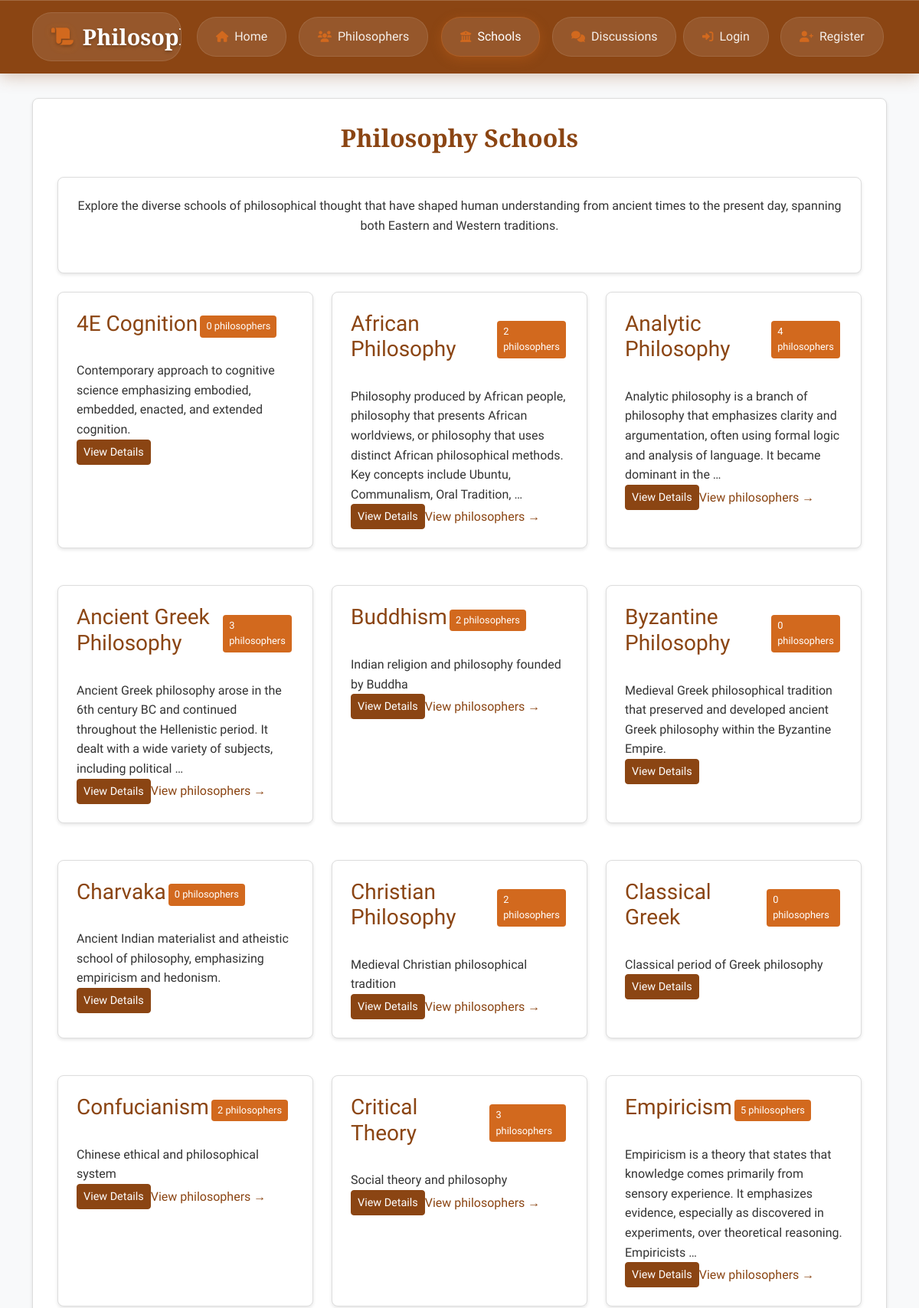
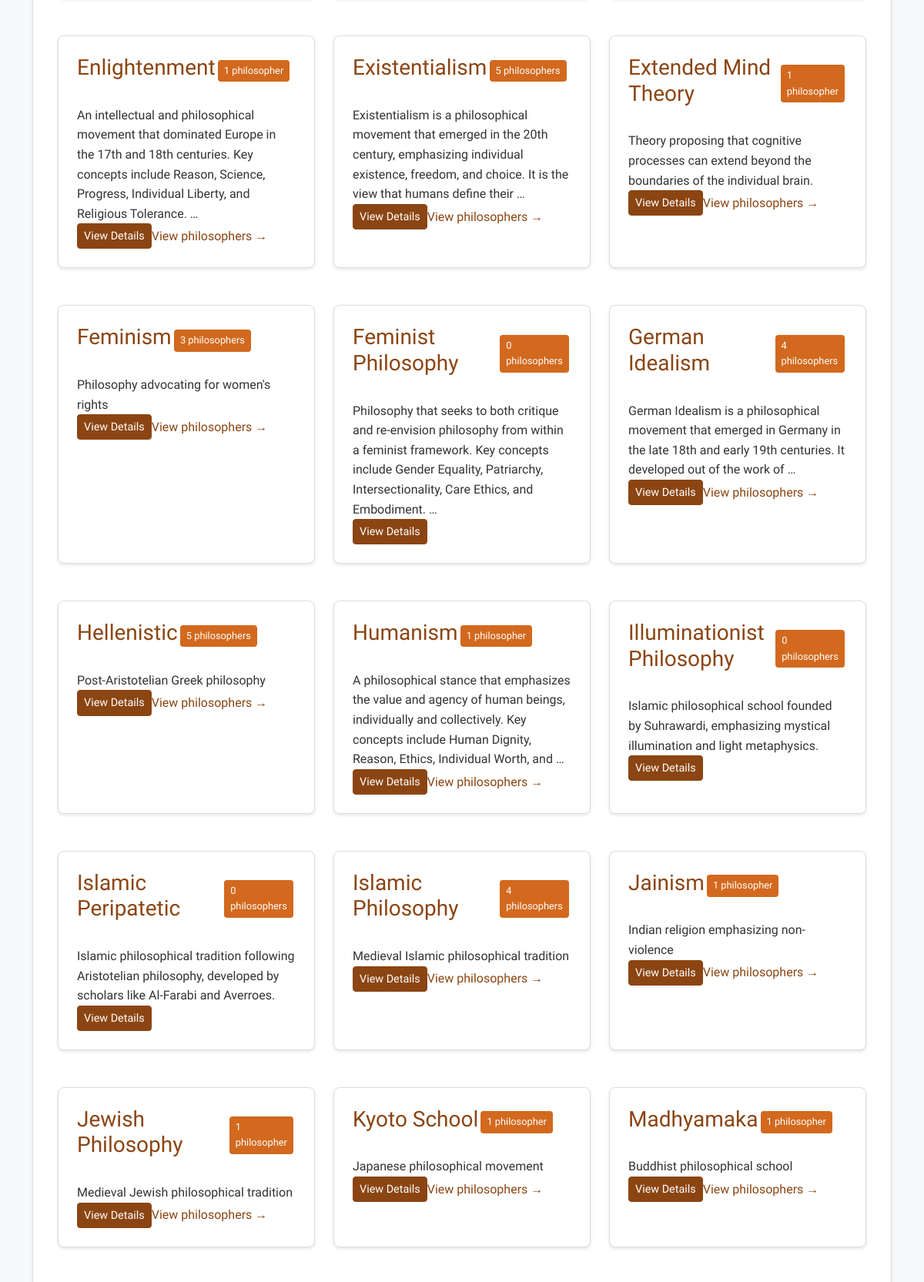
Screenshot of /schools/ (upper part) with the database file from the repository (2 pictures, top to bottom).
### philosophers/models.py (models this page shows, shortened)
class PhilosophySchool(models.Model):
    name = models.CharField(max_length=100)
    description = models.TextField(blank=True)
    class Meta:
        verbose_name = "Philosophy School"
        verbose_name_plural = "Philosophy Schools"

### philosophers/views.py (the view)
# urls.py: path('schools/', views.school_list, name='school_list'),
def school_list(request):
    schools = PhilosophySchool.objects.all().order_by('name')
    schools_with_counts = []
    for school in schools:
        philosopher_count = school.philosopher_set.count()
        schools_with_counts.append({
            'school': school,
            'philosopher_count': philosopher_count
        })
    context = {
        'schools_with_counts': schools_with_counts,
    }
    return render(request, 'philosophers/school_list.html', context)

### templates/philosophers/school_list.html (shortened to what this page needs)
{% extends 'base.html' %}
{% block content %}
<div class="max-w-6xl mx-auto">
    <h2 class="vintage-header text-3xl font-bold mb-8 text-center">Philosophy Schools</h2>
    <div class="vintage-card p-8 mb-8 text-center">
        <p class="text-lg mb-4">
            Explore the diverse schools of philosophical thought that have shaped human understanding
            from ancient times to the present day, spanning both Eastern and Western traditions.
        </p>
    </div>
    <div class="responsive-grid">
        {% for item in schools_with_counts %}
        <div class="vintage-card p-6 hover:shadow-lg transition-shadow">
            <div class="flex items-center justify-between mb-4">
                <h3 class="font-bold text-lg">
                    <a href="{% url 'philosophers:school_detail' item.school.pk %}" class="vintage-link">
                        {{ item.school.name }}
                    </a>
                </h3>
                <span class="school-tag">
                    {{ item.philosopher_count }} philosopher{{ item.philosopher_count|pluralize }}
                </span>
            </div>
            <div class="text-sm mb-6 leading-relaxed">
                {{ item.school.description|truncatewords:25 }}
            </div>
            <div class="flex justify-between items-center">
                <a href="{% url 'philosophers:school_detail' item.school.pk %}"
                   class="vintage-button px-2 py-1 text-sm">
                    View Details
                </a>
                {% if item.philosopher_count > 0 %}
                <a href="{% url 'philosophers:philosopher_list' %}?school={{ item.school.pk }}"
                   class="vintage-link text-sm">
                    View philosophers →
                </a>
                {% endif %}
            </div>
        </div>
        {% empty %}
        <div class="vintage-card p-8 text-center col-span-3">
            <p class="text-lg">No philosophy schools have been added yet.</p>
        </div>
        {% endfor %}
    </div>
</div>
{% endblock %}

### static/css/style.css (style rules this page uses)
body { background: #f8f9fa; color: #333; font-family: 'Georgia', serif; line-height: 1.6; margin: 0; padding: 0; }
.vintage-header { font-family: 'Playfair Display', serif; color: #8B4513; text-align: center; margin-bottom: 2rem; font-weight: 600; transition: color 0.3s ease; }
.vintage-button { background: #8B4513; border: 1px solid #8B4513; color: white; padding: 0.5rem 1rem; border-radius: 4px; text-decoration: none; display: inline-block; cursor: pointer; font-size: 0.9rem; transition: all 0.3s ease; transform: translateY(0); }
.vintage-card { background: white; border: 1px solid #ddd; border-radius: 8px; padding: 1.5rem; margin-bottom: 1.5rem; box-shadow: 0 2px 4px rgba(0,0,0,0.1); transition: all 0.3s ease; transform: translateY(0); }
.vintage-link { color: #8B4513; text-decoration: none; transition: all 0.3s ease; position: relative; }
.vintage-link::after { content: ''; position: absolute; width: 0; height: 2px; bottom: -2px; left: 0; background-color: #8B4513; transition: width 0.3s ease; }
.school-tag { display: inline-block; background: #8B4513; color: white; padding: 0.25rem 0.5rem; border-radius: 4px; font-size: 0.8rem; margin: 0.2rem; font-weight: 500; transition: all 0.3s ease; cursor: pointer; transform: scale(1); }
.school-tag:nth-child(2n) { background: #D2691E; }
.responsive-grid { display: grid; grid-template-columns: repeat(auto-fit, minmax(300px, 1fr)); gap: 1.5rem; margin-bottom: 2rem; }
.text-center { text-align: center; }
.mb-4 { margin-bottom: 1rem; }
.flex { display: flex; }
.items-center { align-items: center; }

### rows the page displays
PhilosophySchool: school.name "4E Cognition", philosopher_count "0", school.description "Contemporary approach to cognitive science emphasizing embodied, embedded, enacted, and extended cognition."
PhilosophySchool: school.name "African Philosophy", philosopher_count "2", school.description "Philosophy produced by African people, philosophy that presents African worldviews, or philosophy that uses distinct African philosophical methods. Key concepts include Ubuntu, Communalism, Oral Tradition, …"
PhilosophySchool: school.name "Analytic Philosophy", philosopher_count "4", school.description "Analytic philosophy is a branch of philosophy that emphasizes clarity and argumentation, often using formal logic and analysis of language. It became dominant in the …"
PhilosophySchool: school.name "Ancient Greek Philosophy", philosopher_count "3", school.description "Ancient Greek philosophy arose in the 6th century BC and continued throughout the Hellenistic period. It dealt with a wide variety of subjects, including political …"
PhilosophySchool: school.name "Buddhism", philosopher_count "2", school.description "Indian religion and philosophy founded by Buddha"
PhilosophySchool: school.name "Byzantine Philosophy", philosopher_count "0", school.description "Medieval Greek philosophical tradition that preserved and developed ancient Greek philosophy within the Byzantine Empire."
PhilosophySchool: school.name "Charvaka", philosopher_count "0", school.description "Ancient Indian materialist and atheistic school of philosophy, emphasizing empiricism and hedonism."
PhilosophySchool: school.name "Christian Philosophy", philosopher_count "2", school.description "Medieval Christian philosophical tradition"
PhilosophySchool: school.name "Classical Greek", philosopher_count "0", school.description "Classical period of Greek philosophy"
PhilosophySchool: school.name "Confucianism", philosopher_count "2", school.description "Chinese ethical and philosophical system"
PhilosophySchool: school.name "Critical Theory", philosopher_count "3", school.description "Social theory and philosophy"
PhilosophySchool: school.name "Empiricism", philosopher_count "5", school.description "Empiricism is a theory that states that knowledge comes primarily from sensory experience. It emphasizes evidence, especially as discovered in experiments, over theoretical reasoning. Empiricists …"
PhilosophySchool: school.name "Enlightenment", philosopher_count "1", school.description "An intellectual and philosophical movement that dominated Europe in the 17th and 18th centuries. Key concepts include Reason, Science, Progress, Individual Liberty, and Religious Tolerance. …"
PhilosophySchool: school.name "Existentialism", philosopher_count "5", school.description "Existentialism is a philosophical movement that emerged in the 20th century, emphasizing individual existence, freedom, and choice. It is the view that humans define their …"
PhilosophySchool: school.name "Extended Mind Theory", philosopher_count "1", school.description "Theory proposing that cognitive processes can extend beyond the boundaries of the individual brain."
PhilosophySchool: school.name "Feminism", philosopher_count "3", school.description "Philosophy advocating for women's rights"
PhilosophySchool: school.name "Feminist Philosophy", philosopher_count "0", school.description "Philosophy that seeks to both critique and re-envision philosophy from within a feminist framework. Key concepts include Gender Equality, Patriarchy, Intersectionality, Care Ethics, and Embodiment. …"
PhilosophySchool: school.name "German Idealism", philosopher_count "4", school.description "German Idealism is a philosophical movement that emerged in Germany in the late 18th and early 19th centuries. It developed out of the work of …"
PhilosophySchool: school.name "Hellenistic", philosopher_count "5", school.description "Post-Aristotelian Greek philosophy"
PhilosophySchool: school.name "Humanism", philosopher_count "1", school.description "A philosophical stance that emphasizes the value and agency of human beings, individually and collectively. Key concepts include Human Dignity, Reason, Ethics, Individual Worth, and …"
PhilosophySchool: school.name "Illuminationist Philosophy", philosopher_count "0", school.description "Islamic philosophical school founded by Suhrawardi, emphasizing mystical illumination and light metaphysics."
PhilosophySchool: school.name "Islamic Peripatetic", philosopher_count "0", school.description "Islamic philosophical tradition following Aristotelian philosophy, developed by scholars like Al-Farabi and Averroes."
PhilosophySchool: school.name "Islamic Philosophy", philosopher_count "4", school.description "Medieval Islamic philosophical tradition"
PhilosophySchool: school.name "Jainism", philosopher_count "1", school.description "Indian religion emphasizing non-violence"
PhilosophySchool: school.name "Jewish Philosophy", philosopher_count "1", school.description "Medieval Jewish philosophical tradition"
PhilosophySchool: school.name "Kyoto School", philosopher_count "1", school.description "Japanese philosophical movement"
PhilosophySchool: school.name "Madhyamaka", philosopher_count "1", school.description "Buddhist philosophical school"
